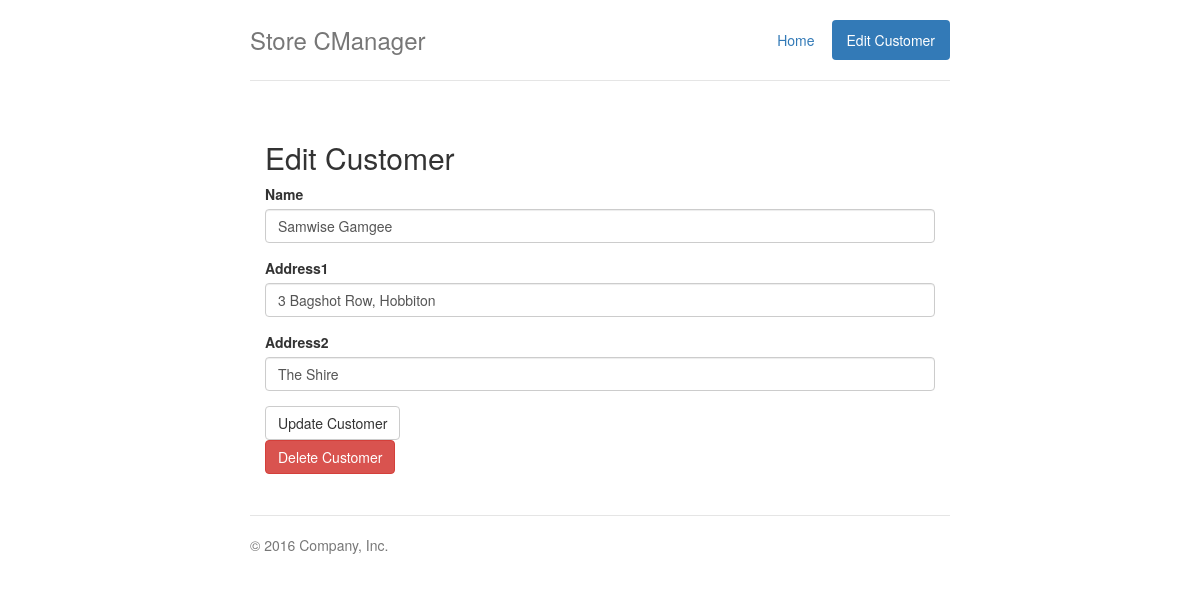
The app's page /cmanager/edit_customer.php?id=6 with its own data.
### tables this page shows
CREATE TABLE `useraddresses` (
  `AddressID` int(11) NOT NULL,
  `UserID` int(11) NOT NULL,
  `Address1` varchar(255) NOT NULL,
  `Address2` varchar(255) DEFAULT NULL
);

CREATE TABLE `users` (
  `UserID` int(11) NOT NULL,
  `Name` varchar(30) NOT NULL
);

### cmanager/edit_customer.php (the view, shortened to what this page needs)
<?php
    include('includes/database.php');
    $id = $_GET['id'];
    $query = $db->prepare("SELECT * FROM users INNER JOIN useraddresses ON "
            . "users.UserID=useraddresses.UserID WHERE users.UserID=:userid");
    $query->bindparam(":userid", $id);
    try {
        $query->execute();
    } catch (PDOException $ex) {
        echo $ex->getMessage() . ' on line ' . $ex->getLine();
    }
    while ($row = $query->fetch()) {
                $name = $row['Name'];
                $address1 = $row['Address1'];
                $address2 = $row['Address2'];
            }
?>
<!DOCTYPE html>
<html lang="en">
  <head>
    <link href="css/bootstrap.min.css" rel="stylesheet">
    <link href="css/jumbotron-narrow.css" rel="stylesheet">
  </head>
  <body>
    <div class="container">
      <div class="header clearfix">
        <nav>
          <ul class="nav nav-pills pull-right">
            <li role="presentation"><a href="index.php">Home</a></li>
            <li role="presentation" class="active"><a href="add_customer.php">Edit Customer</a></li>
          </ul>
        </nav>
        <h3 class="text-muted">Store CManager</h3>
      </div>
      <div class="row marketing">
        <div class="col-lg-12">
          <h2>Edit Customer</h2>
          <form role='form' method='post' action='edit_customer.php?id=<?php
          echo $id;
          ?>'>
            <div class="form-group">
              <label>Name</label>
              <input name='Name' type="text" class="form-control" value='<?php echo $name; ?>' placeholder="Customer Name">
            </div>
            <div class="form-group">
              <label>Address1</label>
              <input name='Address1' type="text" class="form-control" value='<?php echo $address1; ?>' placeholder="address line 1">
            </div>
              <div class="form-group">
              <label>Address2</label>
              <input name='Address2' type="text" class="form-control" value='<?php echo $address2; ?>' placeholder="address line 2">
            </div>
            <input type="submit" class="btn btn-default" value='Update Customer'/>
          </form>
          <form role='form' method='post' action='edit_customer.php?id=<?php
          echo $id;
          ?>'>
              <button type="submit" class="btn btn-danger" name="deleteUser" value="<?php echo $id ?>">Delete Customer</button>
          </form>
        </div>
        <div class="col-lg-6">
        </div>
      </div>
      <footer class="footer">
        <p>&copy; 2016 Company, Inc.</p>
      </footer>
    </div>
  </body>
</html>

### cmanager/css/jumbotron-narrow.css (style rules this page uses)
body { padding-top: 20px; padding-bottom: 20px; }
.header, .marketing, .footer { padding-right: 15px; padding-left: 15px; }
.header { padding-bottom: 20px; border-bottom: 1px solid #e5e5e5; }
.header h3 { margin-top: 0; margin-bottom: 0; line-height: 40px; }
.footer { padding-top: 19px; color: #777; border-top: 1px solid #e5e5e5; }
@media (min-width: 768px) { .container { max-width: 730px; } }
.marketing { margin: 40px 0; }
@media screen and (min-width: 768px) { .header, .marketing, .footer { padding-right: 0; padding-left: 0; } }
@media screen and (min-width: 768px) { .header { margin-bottom: 30px; } }

### records on screen
useraddresses: Name "Samwise Gamgee", Address1 "3 Bagshot Row, Hobbiton", Address2 "The Shire"
